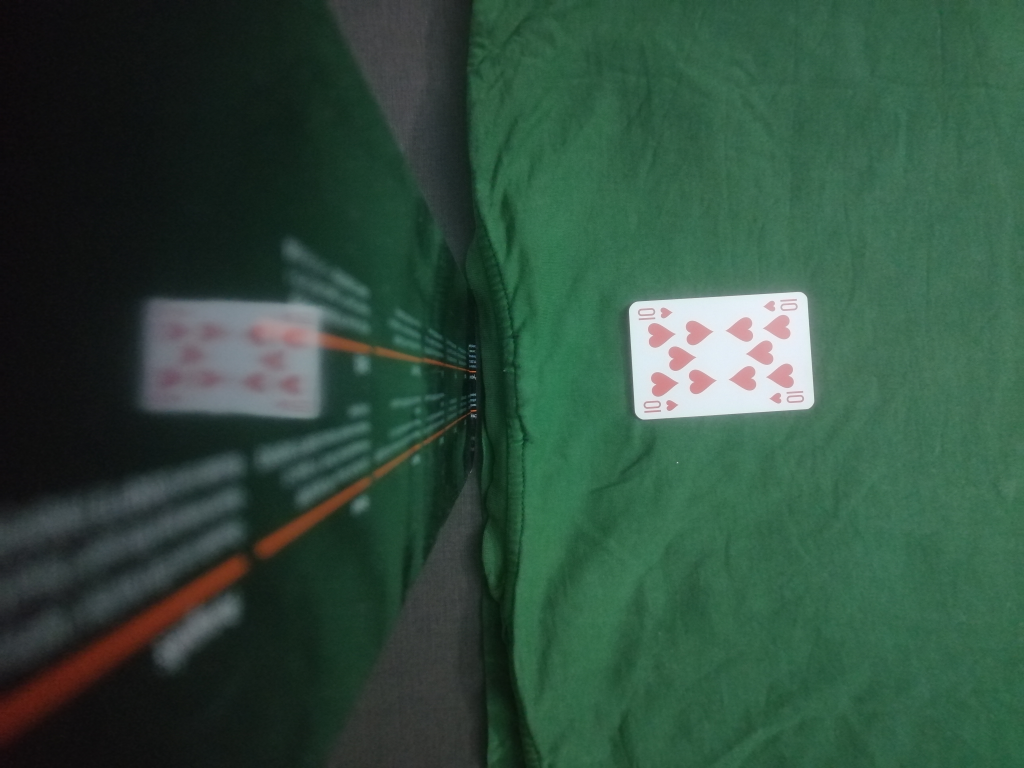
#> input picture 10h.jpg, 5120 x 3840 px (shown at 1/5 size)
$ python -i process_image.py   (imports and definitions only)
#> lines starting #> are read from the running program, lines starting #| are printed output that depends on the picture; after the words box and inside, x2 and y2 are one past the last pixel; in counts of white or black regions, pixels touching at a corner belong together
#> in process_file, img is the input picture: shape (3840, 5120, 3); mean B, G, R 62.3, 78, 49
import numpy as np
import cv2


def prepare_image(img):
    height, width = img.shape[:2]
#> height = 3840; width = 5120
    half = int(img.shape[1] / 2)
#> half = 2560

    return img[:, half:, :]
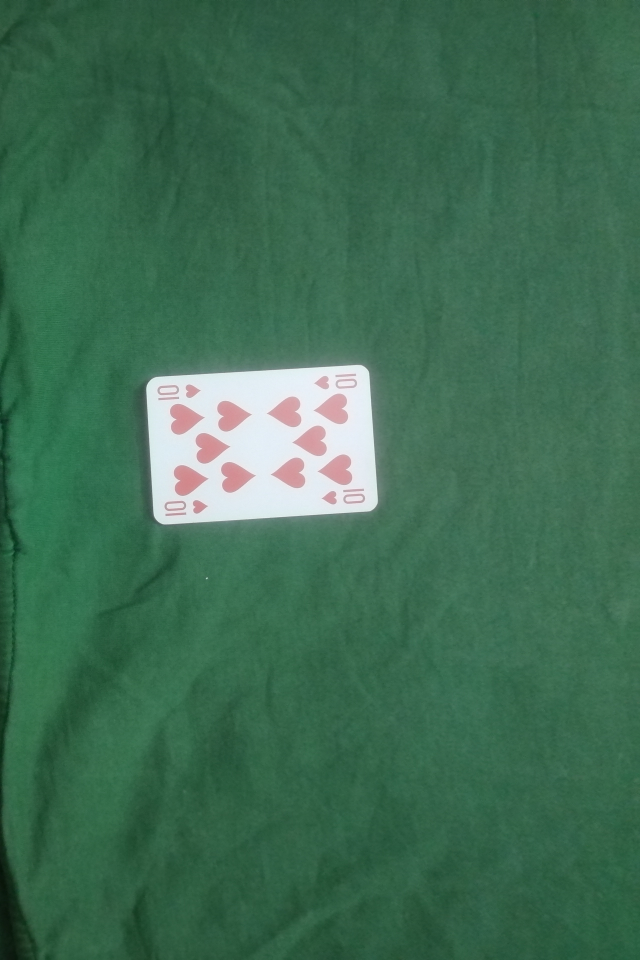
#> returned value: shape (3840, 2560, 3) (shown at 1/4 size); mean of channels 0, 1, 2 83.1, 109, 62.6; drawn as B, G, R


def resize_image(img):
    resize_scale = 25
    width = int(img.shape[1] * resize_scale / 100)
    height = int(img.shape[0] * resize_scale / 100)
    dim = (width, height)

    return cv2.resize(img, dim, interpolation=cv2.INTER_AREA)


def display_image_and_wait(image, label='image'):
    cv2.imshow(label, image)
    cv2.waitKey()


def merge_images(images):
    return np.concatenate(images, axis=1)


def crop_rectangle(img, rect):
    center, size, angle = rect
    center, size = tuple(map(int, center)), tuple(map(int, size))

    height, width = img.shape[:2]

    rectangle_width, rectangle_height = size

    if rectangle_width > rectangle_height:
        angle += 90
        size = (size[1], size[0])

    rotation_matrix = cv2.getRotationMatrix2D(center, angle, 1)
    rotated_image = cv2.warpAffine(img, rotation_matrix, (width, height))

    cropped_image = cv2.getRectSubPix(rotated_image, size, center)

    return cropped_image, rotated_image


def process_file(card_img_path, debug=False):
    img = cv2.imread(card_img_path, cv2.IMREAD_COLOR)

    halfed_image = prepare_image(img)

    gray = cv2.cvtColor(halfed_image, cv2.COLOR_BGR2GRAY)

    _, mask = cv2.threshold(gray, 140, 255, cv2.THRESH_BINARY)
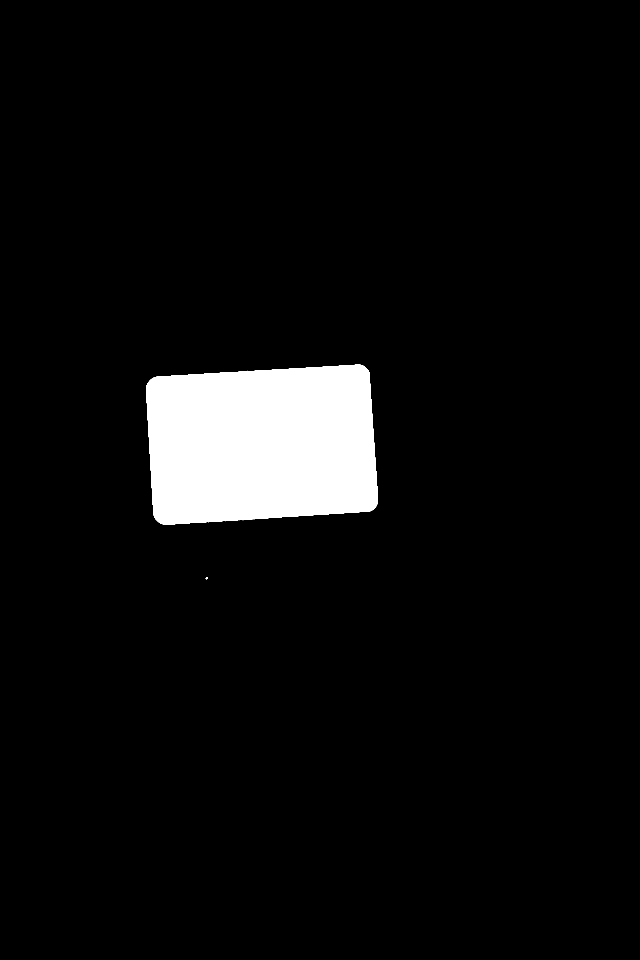
#> mask: shape (3840, 2560) (shown at 1/4 size); 5.4% white; 5 white regions (3 under 20 px)

    contours, hierarchy = cv2.findContours(mask.copy(), cv2.RETR_TREE,
                                           cv2.CHAIN_APPROX_SIMPLE)
#> contours = 6 contours, 4 with area under 20; largest, box (x1, y1, x2, y2) and area: (585, 1459, 1512, 2099) 527384, (823, 2309, 831, 2317) 33
    sorted_contours = sorted(contours, key=cv2.contourArea, reverse=True)
#> sorted_contours has the same summary as contours

    rectangle = cv2.minAreaRect(sorted_contours[0])
#> rectangle = ((1047.3, 1778.1), (900.5, 593.7), -3.48)
    angle = rectangle[2]
#> angle = -3.48
    box = cv2.boxPoints(rectangle)
#> box = [[615.9, 2101.8], [579.9, 1509.2], [1478.7, 1454.5], [1514.7, 2047.1]]
    box = np.int0(box)
#> box = [[615, 2101], [579, 1509], [1478, 1454], [1514, 2047]]

    img_with_whitened_card = cv2.drawContours(gray.copy(), sorted_contours, 0,
                                              (255, 255, 255), cv2.FILLED)
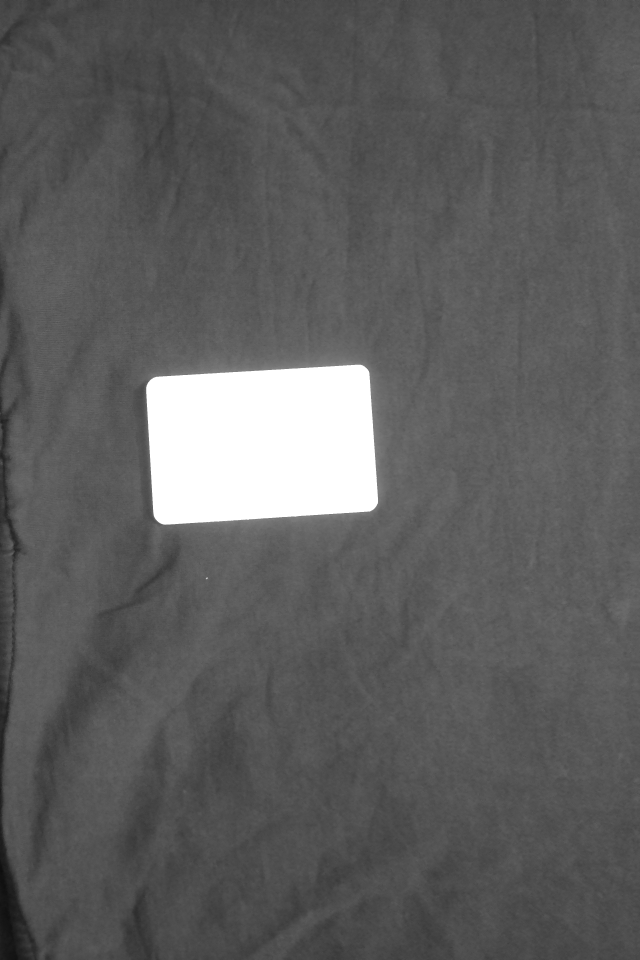
#> img_with_whitened_card: shape (3840, 2560) (shown at 1/4 size); min 13, max 255, mean 94.1
    _, better_mask = cv2.threshold(img_with_whitened_card, 254, 255,
                                   cv2.THRESH_BINARY)
#> better_mask: shape (3840, 2560); 5.4% white; 1 white region, box (x1, y1, x2, y2) and area: (585, 1459, 1512, 2099) 528818
    better_masked_image = cv2.bitwise_and(halfed_image.copy(),
                                          halfed_image.copy(),
                                          mask=better_mask)
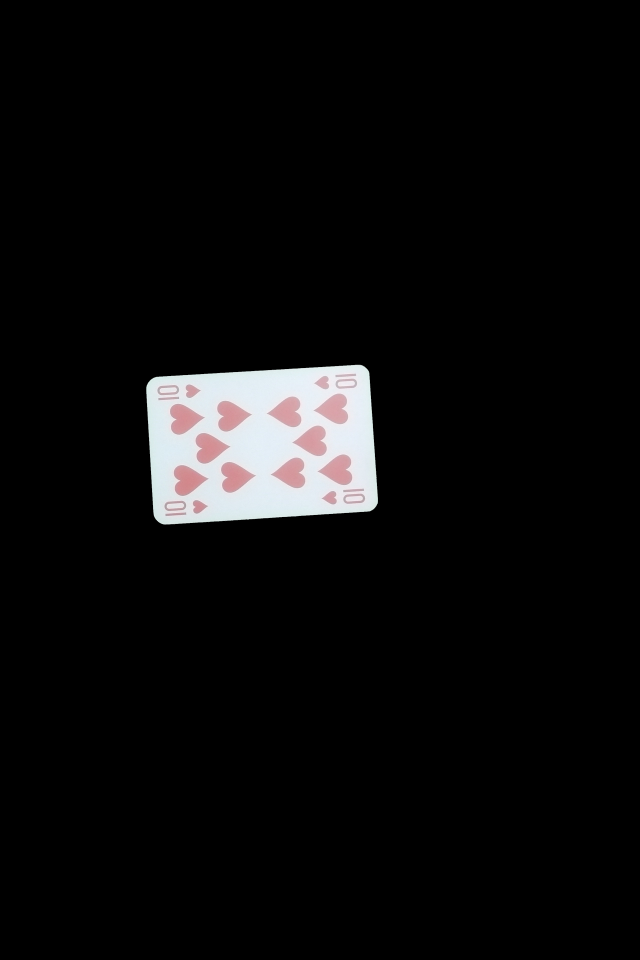
#> better_masked_image: shape (3840, 2560, 3) (shown at 1/4 size); mean B, G, R 11.9, 11.7, 12

    image_with_contours = cv2.drawContours(halfed_image.copy(),
                                           sorted_contours, 0, (0, 255, 0), 3)
    image_with_contours = cv2.drawContours(image_with_contours.copy(), [box],
                                           0, (0, 0, 255), 3)

    cropped, rotated = crop_rectangle(better_masked_image, rectangle)
#> in crop_rectangle, `center, size, angle = rect`: center = (1047.3, 1778.1); size = (900.5, 593.7); angle = -3.48
#> in crop_rectangle, `center, size = tuple(map(int, center)), tuple(map(int, size))`: center = (1047, 1778); size = (900, 593)
#> in crop_rectangle, `rectangle_width, rectangle_height = size`: rectangle_width = 900; rectangle_height = 593
#> in crop_rectangle, `angle += 90`: angle = 86.52
#> in crop_rectangle, `size = (size[1], size[0])`: size = (593, 900)
#> in crop_rectangle, `rotation_matrix = cv2.getRotationMatrix2D(center, angle, 1)`: rotation_matrix = [[0.0607, 0.998, -791.3], [-0.998, 0.0607, 2715.1]]

    gray_cropped = cv2.cvtColor(cropped, cv2.COLOR_BGR2GRAY)
    _, alpha_mask = cv2.threshold(gray_cropped, 1, 255, cv2.THRESH_BINARY)
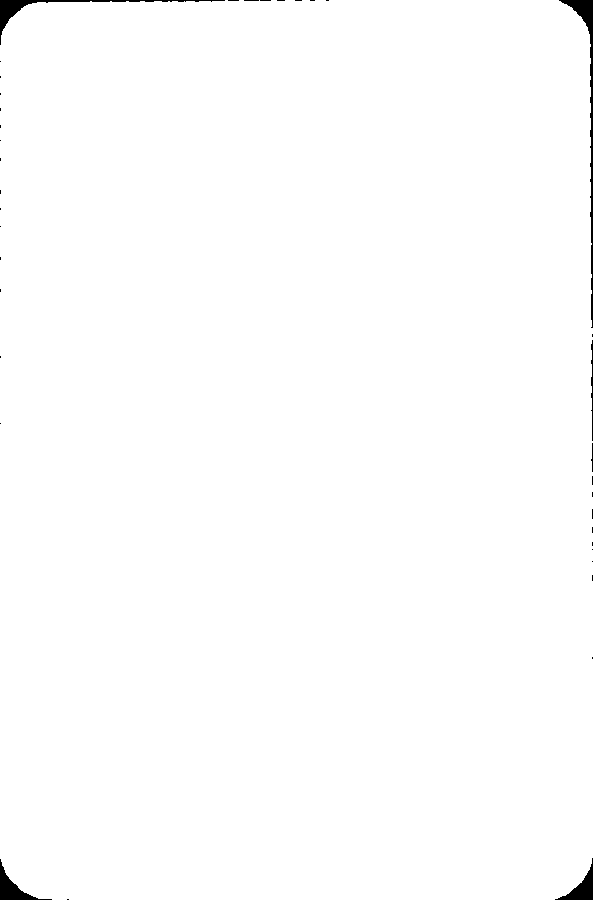
#> alpha_mask: shape (900, 593); 99.4% white; 38 black regions (32 under 20 px), largest, box (x1, y1, x2, y2) and area: (559, 0, 593, 328) 1133, (0, 0, 225, 45) 826, (0, 859, 52, 900) 568, (555, 858, 593, 900) 514, (591, 340, 593, 441) 126, (591, 443, 593, 472) 31
    b, g, r = cv2.split(cropped)
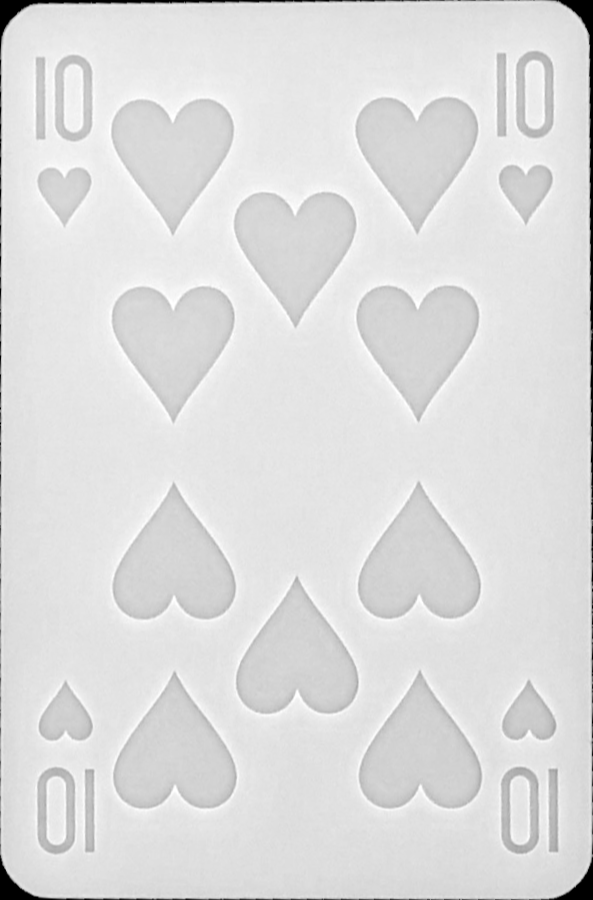
#> r: shape (900, 593); min 0, max 255, mean 221.2
    alphachannel = np.ones(b.shape, dtype=b.dtype) * 255
    alphachannel = cv2.bitwise_and(alphachannel.copy(),
                                   alphachannel.copy(),
                                   mask=alpha_mask)
    cropped = cv2.cvtColor(cropped, cv2.COLOR_BGR2BGRA)
    cropped[:, :, 3] = alphachannel
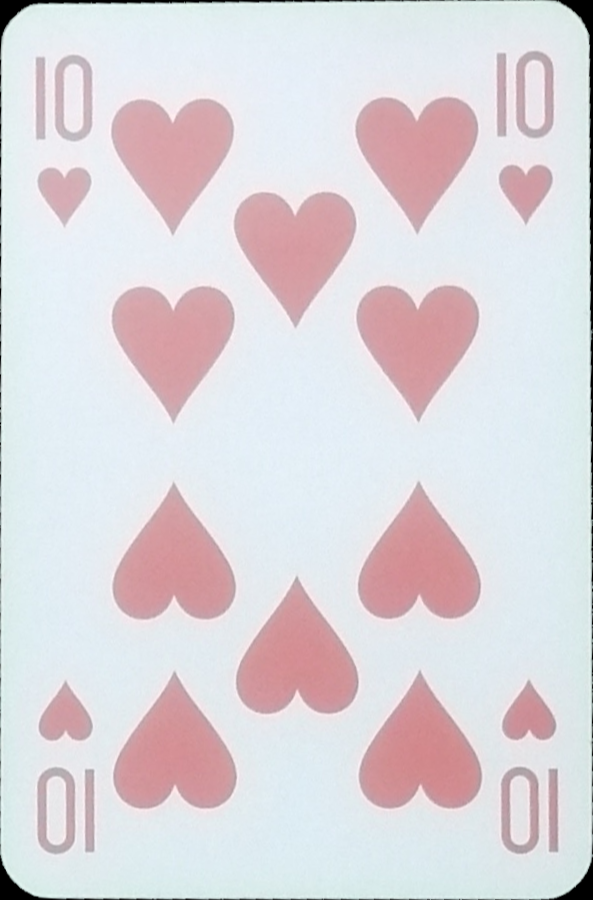
#> cropped: shape (900, 593, 4); mean B, G, R, A 220.1, 215.3, 221.2, 253.4

    if debug:
        alphachannel_4 = cv2.cvtColor(alphachannel, cv2.COLOR_GRAY2BGRA)
        display_image_and_wait(merge_images([cropped, alphachannel_4]))

        gray_3_channel = cv2.cvtColor(gray, cv2.COLOR_GRAY2BGR)
        better_mask_3_channel = cv2.cvtColor(better_mask, cv2.COLOR_GRAY2BGR)
        debug_image = merge_images([
            image_with_contours, gray_3_channel, better_mask_3_channel,
            better_masked_image
        ])
        debug_image = resize_image(debug_image)
        display_image_and_wait(debug_image)

    return cropped

>>> result = process_file('10h.jpg')

$ run again, on 2d.jpg
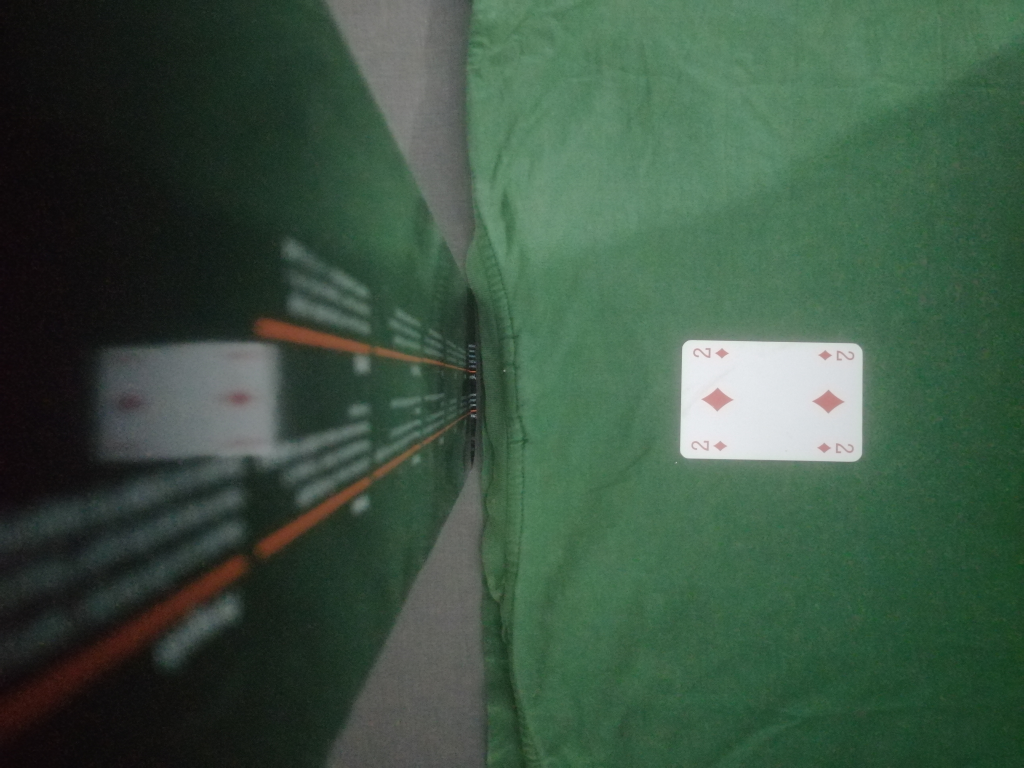
#> input picture 2d.jpg, 5120 x 3840 px (shown at 1/5 size)
#> in process_file, img is the input picture: shape (3840, 5120, 3); mean B, G, R 67.2, 84.7, 60.9
#> in process_file, `_, mask = cv2.threshold(gray, 140, 255, cv2.THRESH_BINARY)`:
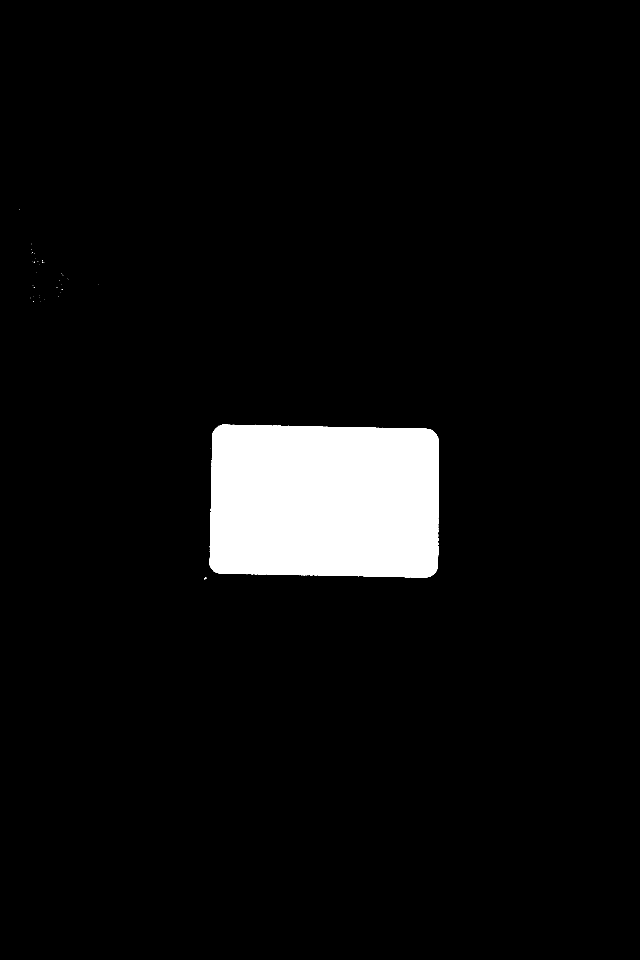
#> mask: shape (3840, 2560) (shown at 1/4 size); 5.5% white; 50 white regions (48 under 20 px)
#> contours = 55 contours, 53 with area under 20; largest, box (x1, y1, x2, y2) and area: (837, 1698, 1756, 2310) 536982, (817, 2309, 825, 2318) 34
#> sorted_contours has the same summary as contours
#> rectangle = ((1299.6, 2004.1), (598.2, 915), -88.77)
#> in process_file, `angle = rectangle[2]`: angle = -88.77
#> in process_file, `box = cv2.boxPoints(rectangle)`: box = [[1750.6, 2312.9], [835.7, 2293.2], [848.6, 1695.2], [1763.4, 1714.9]]
#> in process_file, `box = np.int0(box)`: box = [[1750, 2312], [835, 2293], [848, 1695], [1763, 1714]]
#> better_mask: shape (3840, 2560); 5.5% white; 1 white region, box (x1, y1, x2, y2) and area: (837, 1698, 1756, 2310) 538457
#> in crop_rectangle, `center, size, angle = rect`: center = (1299.6, 2004.1); size = (598.2, 915); angle = -88.77
#> in crop_rectangle, `center, size = tuple(map(int, center)), tuple(map(int, size))`: center = (1299, 2004); size = (598, 915)
#> rectangle_width = 598; rectangle_height = 915
#> rotation_matrix = [[0.0215, -1, 3274.6], [1, 0.0215, 662.2]]
#> alpha_mask: shape (915, 598); 98.9% white; 73 black regions (53 under 20 px), largest, box (x1, y1, x2, y2) and area: (162, 859, 598, 915) 2396, (443, 0, 598, 41) 807, (0, 786, 41, 915) 685
#> in process_file, `cropped[:, :, 3] = alphachannel`:
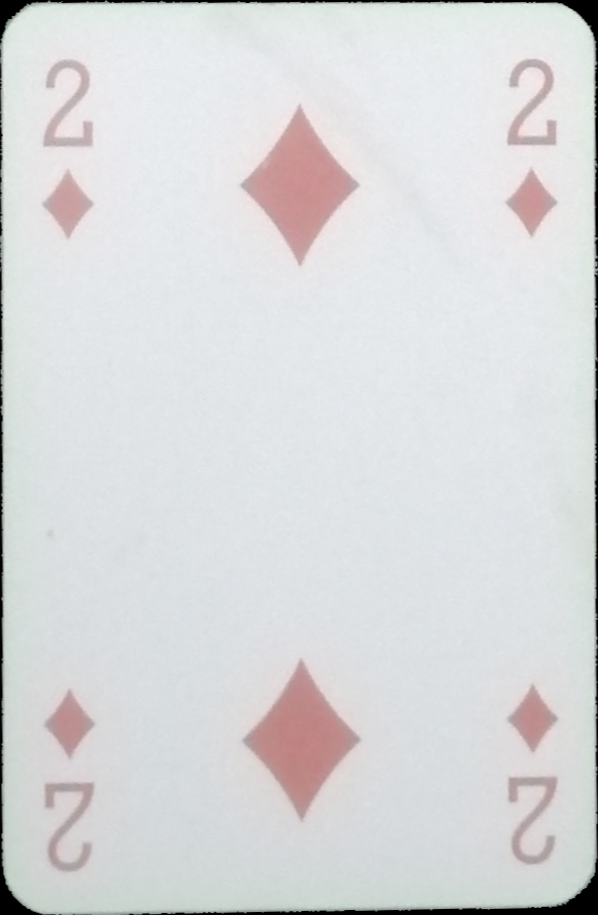
#> cropped: shape (915, 598, 4); mean B, G, R, A 219, 217.6, 216.9, 252.1
